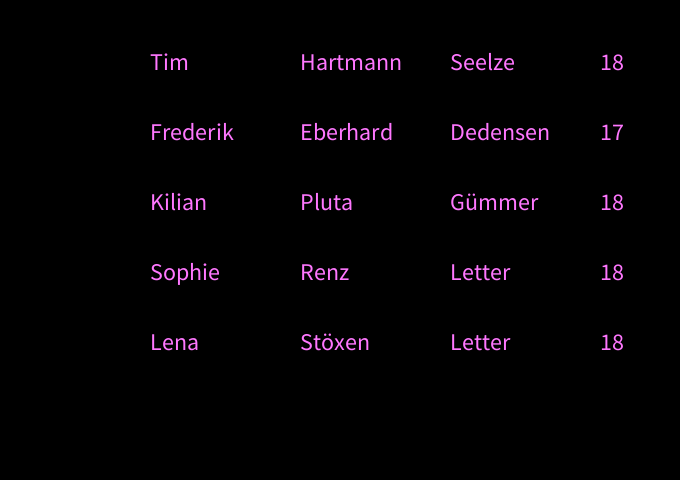
Frame 1 (no input)
Frame 60 (the mouse pressed at the canvas centre just before this capture): identical to frame 1, image omitted
Frame 120 (the mouse held since frame 60 and released just before this capture): identical to frame 1, image omitted

The Processing sketch that drew this single still picture (run headless with seeded random() and noise(); from frame 60 on, the mouse is pressed at the canvas centre):

// Processing sketch: Datensatz_Sortierung_Frederik_Eberhard
// ── Datensatz_Sortierung_Frederik_Eberhard.pde
String[][] daten = {
  {"Tim", "Hartmann", "Seelze", "18"}, 
  {"Frederik", "Eberhard", "Dedensen", "17"}, 
  {"Kilian", "Pluta", "Gümmer", "18"}, 
  {"Sophie", "Renz", "Letter", "18"}, 
  {"Lena", "Stöxen", "Letter", "18"}
};

void setup()    
  // Alles wird einmal ausgefuehrt.
{
  size(680, 480);                     // Fenstergroesse in Breite und Hoehe
  background(0);                      // Hintergrundfarbe von Schwarz (0) bis Weiss (255) 
  fill(#ff77ff);                      // Textfarbe als RGB 
  textSize(24);                       // Textgroesse, kann spaeter geaendert werden
  surface.setResizable(true);         //  Darf die Fenstergroesse veraendert werden oder nicht?
}


void draw()                           // Die Endlosschleife, dass wird immer wieder wiederholt.
{
  background(0);
  for (int i = 0; i < 5; i++)
  {
    for (int j = 0; j < 4; j++)
    {
      text(daten[i][j], 150+j*150, 70+ i*70);  // text(String, x-Koordinate, y-Koordinate);
    }
  }
}

void keyPressed()                     // Wenn irgendeine Taste gedrueckt wird, passiert das Folgende
{
  if (key == 'a') {
    sortDaten(0);
    println("Sorted FirstName");
  }
  if (key == 's') {
    sortDaten(1);
    println("Sorted LastName");
  }
  if (key == 'd') {
    sortDaten(2);
    println("Sorted City");
  }
  if (key == 'f') {
    sortDaten(3);
    println("Sorted Age");
  }
}

void sortDaten(int a) {
  boolean change = false;
  for (int i = 0; i < daten.length-1; i++) {
    for (int j = 0; j < daten[i][a].length(); j++) {
      if (j < daten[i+1][a].length()) {
        if (daten[i][a].charAt(j) > daten[i+1][a].charAt(j)) {
          for (int b = 0; b < daten[i].length; b++) {
            String temp = daten[i+1][b];
            daten[i+1][b] = daten[i][b];
            daten[i][b] = temp;
          }
          change = true;
          break;
        }
        if (daten[i][a].charAt(j) == daten[i+1][a].charAt(j)) {
          continue;
        }
        break;
      }
    }
  }
  if (change) {
    sortDaten(a);
  }
}
